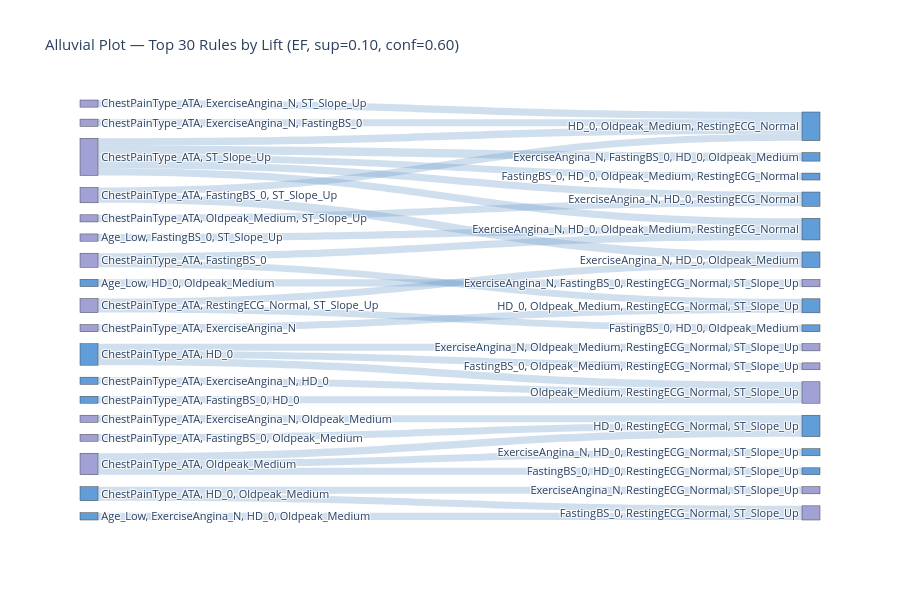

The notebook cell saved with this chart:
### Markdown cell above
### 4e-ii. Alluvial / Sankey Plots

An alluvial (Sankey) diagram shows the flow from antecedent items to consequent items, with the width of each flow proportional to the rule's support.

### Code cell
def build_sankey(rules_df, title="Alluvial Plot", top_n=30):
    """Build a Sankey diagram from association rules."""
    top_rules = rules_df.sort_values("lift", ascending=False).head(top_n)

    all_nodes = list(pd.unique(top_rules[["antecedents", "consequents"]].values.ravel()))
    node_idx  = {n: i for i, n in enumerate(all_nodes)}

    src  = [node_idx[a] for a in top_rules["antecedents"]]
    tgt  = [node_idx[c] for c in top_rules["consequents"]]
    val  = top_rules["support"].tolist()

    node_colors = []
    for n in all_nodes:
        if "HD_1" in n:
            node_colors.append("rgba(210,60,60,0.85)")
        elif "HD_0" in n:
            node_colors.append("rgba(70,140,210,0.85)")
        else:
            node_colors.append("rgba(130,130,200,0.75)")

    fig = go.Figure(go.Sankey(
        node=dict(label=all_nodes, color=node_colors, pad=12, thickness=18),
        link=dict(source=src, target=tgt, value=val,
                  color=["rgba(200,100,100,0.3)" if "HD_1" in top_rules.iloc[i]["consequents"]
                         else "rgba(100,150,200,0.3)" for i in range(len(top_rules))])
    ))
    fig.update_layout(title_text=title, font_size=11, height=600)
    fig.show()

build_sankey(rules_main, title="Alluvial Plot — Top 30 Rules by Lift (EF, sup=0.10, conf=0.60)")

### Figure 1 — Plotly figure (JSON) as saved in the notebook; plotly's stock layout.template omitted (floating-point values rounded to 4 significant figures)
{"data": [{"link": {"color": ["rgba(100,150,200,0.3)", "rgba(100,150,200,0.3)", "rgba(100,150,200,0.3)", "rgba(100,150,200,0.3)", "rgba(100,150,200,0.3)", "rgba(100,150,200,0.3)", "rgba(100,150,200,0.3)", "rgba(100,150,200,0.3)", "rgba(100,150,200,0.3)", "rgba(100,150,200,0.3)", "rgba(100,150,200,0.3)", "rgba(100,150,200,0.3)", "rgba(100,150,200,0.3)", "rgba(100,150,200,0.3)", "rgba(100,150,200,0.3)", "rgba(100,150,200,0.3)", "rgba(100,150,200,0.3)", "rgba(100,150,200,0.3)", "rgba(100,150,200,0.3)", "rgba(100,150,200,0.3)", "rgba(100,150,200,0.3)", "rgba(100,150,200,0.3)", "rgba(100,150,200,0.3)", "rgba(100,150,200,0.3)", "rgba(100,150,200,0.3)", "rgba(100,150,200,0.3)", "rgba(100,150,200,0.3)", "rgba(100,150,200,0.3)", "rgba(100,150,200,0.3)", "rgba(100,150,200,0.3)"], "source": [0, 2, 0, 5, 7, 0, 5, 9, 11, 13, 15, 17, 19, 21, 23, 25, 26, 13, 0, 28, 5, 29, 11, 28, 0, 11, 32, 2, 19, 34], "target": [1, 3, 4, 6, 3, 3, 8, 10, 12, 14, 16, 18, 20, 22, 24, 22, 18, 27, 10, 1, 22, 1, 30, 24, 31, 18, 3, 20, 33, 27], "value": [0.1046, 0.1013, 0.1013, 0.1046, 0.1046, 0.1089, 0.1013, 0.1046, 0.1046, 0.1046, 0.1068, 0.1046, 0.1046, 0.1046, 0.1046, 0.1013, 0.1013, 0.1013, 0.1057, 0.1057, 0.1089, 0.1068, 0.1013, 0.1013, 0.1242, 0.1089, 0.1057, 0.1242, 0.1013, 0.1068]}, "node": {"color": ["rgba(130,130,200,0.75)", "rgba(70,140,210,0.85)", "rgba(130,130,200,0.75)", "rgba(70,140,210,0.85)", "rgba(70,140,210,0.85)", "rgba(70,140,210,0.85)", "rgba(130,130,200,0.75)", "rgba(130,130,200,0.75)", "rgba(130,130,200,0.75)", "rgba(130,130,200,0.75)", "rgba(70,140,210,0.85)", "rgba(130,130,200,0.75)", "rgba(70,140,210,0.85)", "rgba(70,140,210,0.85)", "rgba(130,130,200,0.75)", "rgba(70,140,210,0.85)", "rgba(130,130,200,0.75)", "rgba(130,130,200,0.75)", "rgba(70,140,210,0.85)", "rgba(130,130,200,0.75)", "rgba(70,140,210,0.85)", "rgba(70,140,210,0.85)", "rgba(130,130,200,0.75)", "rgba(130,130,200,0.75)", "rgba(70,140,210,0.85)", "rgba(70,140,210,0.85)", "rgba(130,130,200,0.75)", "rgba(130,130,200,0.75)", "rgba(130,130,200,0.75)", "rgba(130,130,200,0.75)", "rgba(70,140,210,0.85)", "rgba(70,140,210,0.85)", "rgba(130,130,200,0.75)", "rgba(70,140,210,0.85)", "rgba(70,140,210,0.85)"], "label": ["ChestPainType_ATA, ST_Slope_Up", "ExerciseAngina_N, HD_0, Oldpeak_Medium, RestingECG_Normal", "ChestPainType_ATA, FastingBS_0, ST_Slope_Up", "HD_0, Oldpeak_Medium, RestingECG_Normal", "FastingBS_0, HD_0, Oldpeak_Medium, RestingECG_Normal", "ChestPainType_ATA, HD_0", "ExerciseAngina_N, Oldpeak_Medium, RestingECG_Normal, ST_Slope_Up", "ChestPainType_ATA, ExerciseAngina_N, ST_Slope_Up", "FastingBS_0, Oldpeak_Medium, RestingECG_Normal, ST_Slope_Up", "ChestPainType_ATA, Oldpeak_Medium, ST_Slope_Up", "ExerciseAngina_N, HD_0, RestingECG_Normal", "ChestPainType_ATA, Oldpeak_Medium", "ExerciseAngina_N, HD_0, RestingECG_Normal, ST_Slope_Up", "ChestPainType_ATA, HD_0, Oldpeak_Medium", "ExerciseAngina_N, RestingECG_Normal, ST_Slope_Up", "Age_Low, HD_0, Oldpeak_Medium", "ExerciseAngina_N, FastingBS_0, RestingECG_Normal, ST_Slope_Up", "ChestPainType_ATA, ExerciseAngina_N, Oldpeak_Medium", "HD_0, RestingECG_Normal, ST_Slope_Up", "ChestPainType_ATA, RestingECG_Normal, ST_Slope_Up", "ExerciseAngina_N, HD_0, Oldpeak_Medium", "ChestPainType_ATA, ExerciseAngina_N, HD_0", "Oldpeak_Medium, RestingECG_Normal, ST_Slope_Up", "ChestPainType_ATA, ExerciseAngina_N", "HD_0, Oldpeak_Medium, RestingECG_Normal, ST_Slope_Up", "ChestPainType_ATA, FastingBS_0, HD_0", "ChestPainType_ATA, FastingBS_0, Oldpeak_Medium", "FastingBS_0, RestingECG_Normal, ST_Slope_Up", "ChestPainType_ATA, FastingBS_0", "Age_Low, FastingBS_0, ST_Slope_Up", "FastingBS_0, HD_0, RestingECG_Normal, ST_Slope_Up", "ExerciseAngina_N, FastingBS_0, HD_0, Oldpeak_Medium", "ChestPainType_ATA, ExerciseAngina_N, FastingBS_0", "FastingBS_0, HD_0, Oldpeak_Medium", "Age_Low, ExerciseAngina_N, HD_0, Oldpeak_Medium"], "pad": 12, "thickness": 18}, "type": "sankey"}], "layout": {"font": {"size": 11}, "height": 600, "title": {"text": "Alluvial Plot — Top 30 Rules by Lift (EF, sup=0.10, conf=0.60)"}}}
